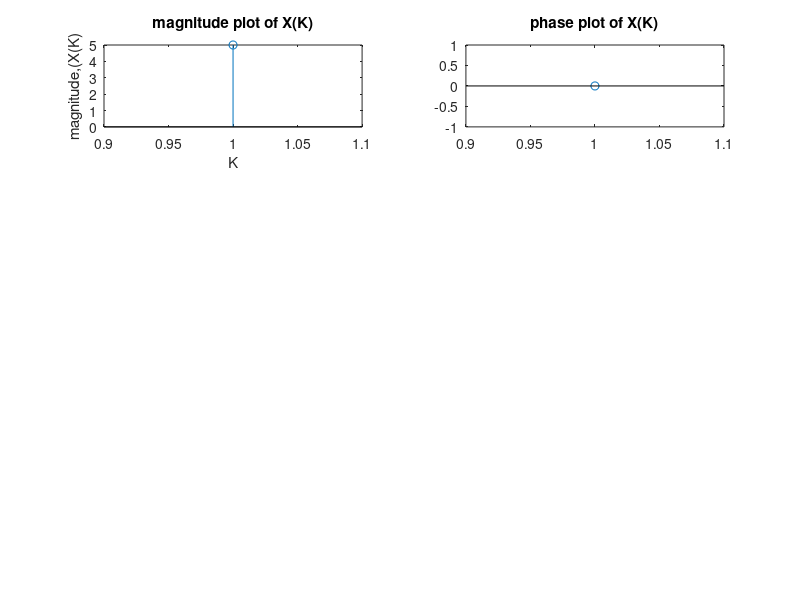

The MATLAB source for this figure:
%exp no:2
%Nikhil Francis Giji
%ECE B 
%Roll no:11
%Matlab program to calculate DFT
clear all
close all
clc
x=input('enter the sequence');
N=length(x);
for  K=1:N;
     X(K)=0;
    for n=1:N;
        X(K)=X(K)+x(n)*exp((-i*2*pi*(K-1)*(n-1))/N);
    end
end
subplot(421)
stem(abs(X))
xlabel('K')
ylabel('magnitude,(X(K)')
title('magnitude plot of X(K)')
subplot(422)
stem(angle(X))


title('phase plot of X(K)')
%MATLAB program to calculate IDFT
x=input('enter the sequence');
N=length(x);




        


